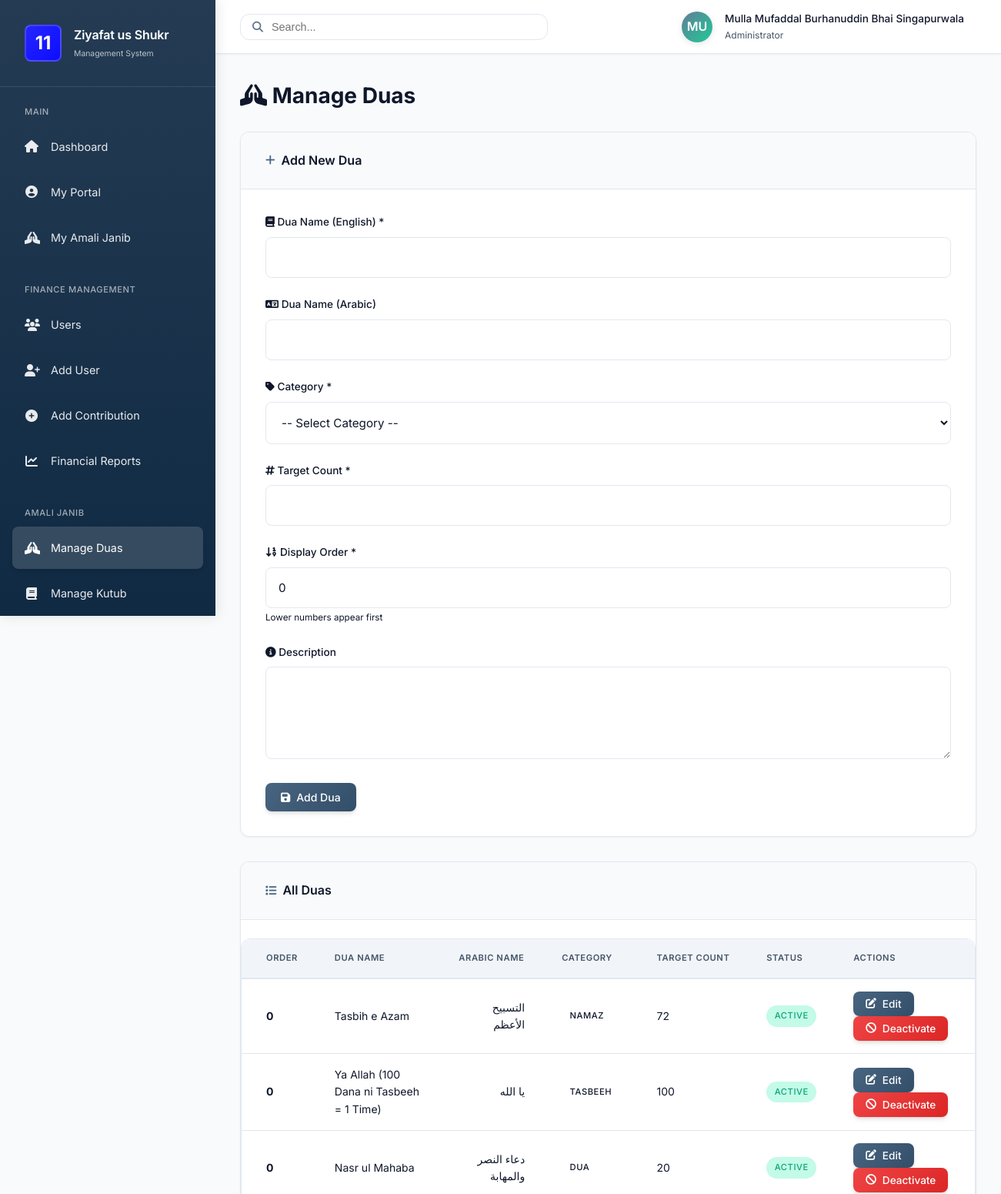
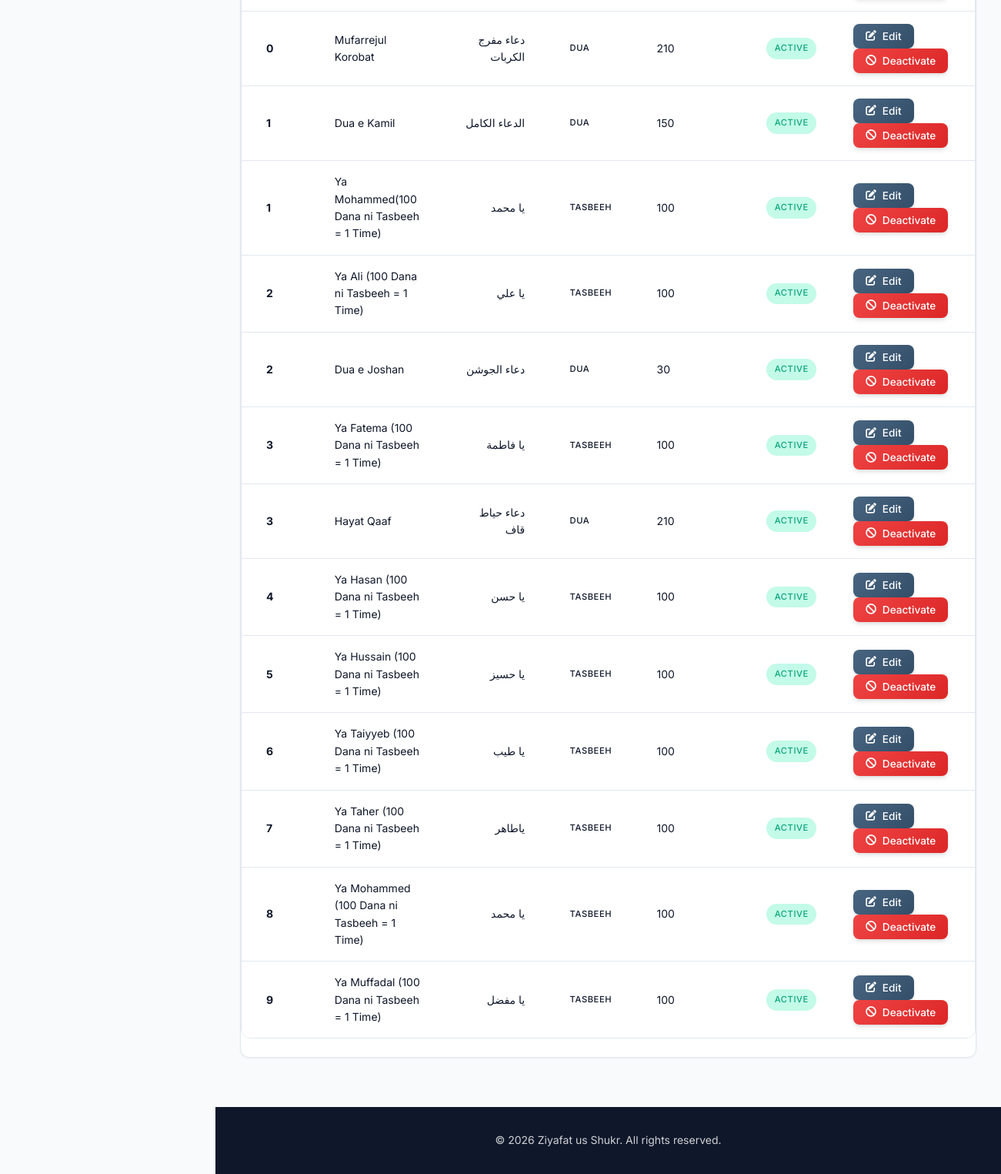
The app's page /admin/manage_duas.php (signed in) with its own data (2 pictures, top to bottom).
### tables this page shows
CREATE TABLE `users` (
  `id` int(10) UNSIGNED NOT NULL,
  `its_number` varchar(50) NOT NULL,
  `tr_number` varchar(50) DEFAULT NULL,
  `category` enum('Surat','Marol','Karachi','Nairobi','Muntasib') DEFAULT NULL,
  `classification` enum('Talabat','Taalebaat','Muntasebeen','Muntasebaat') NOT NULL,
  `name` varchar(100) NOT NULL,
  `email` varchar(100) NOT NULL,
  `phone_number` varchar(20) DEFAULT NULL,
  `password` varchar(255) NOT NULL,
  `role` enum('user','admin') DEFAULT 'user',
  `admin_type` enum('super_admin','finance_admin','amali_coordinator','surat_amali_coordinator','marol_amali_coordinator','karachi_amali_coordinator','nairobi_amali_coordinator') DEFAULT NULL,
  `created_at` timestamp NOT NULL DEFAULT current_timestamp()
);

CREATE TABLE `duas_master` (
  `id` int(10) UNSIGNED NOT NULL,
  `dua_name` varchar(255) NOT NULL,
  `dua_name_arabic` varchar(255) DEFAULT NULL,
  `category` enum('dua','tasbeeh','namaz') DEFAULT 'dua',
  `target_count` int(11) NOT NULL DEFAULT 100,
  `description` text DEFAULT NULL,
  `is_active` tinyint(1) DEFAULT 1,
  `display_order` int(11) DEFAULT 0,
  `created_at` timestamp NOT NULL DEFAULT current_timestamp(),
  `updated_at` timestamp NOT NULL DEFAULT current_timestamp() ON UPDATE current_timestamp()
);

### includes/functions.php (called while the page is built, shortened)
<?php
function is_logged_in() {
    return isset($_SESSION['user_id']);
}
function is_admin() {
    return isset($_SESSION['role']) && $_SESSION['role'] === 'admin';
}
function is_super_admin() {
    return isset($_SESSION['role']) && $_SESSION['role'] === 'admin'
           && isset($_SESSION['admin_type']) && $_SESSION['admin_type'] === 'super_admin';
}
function has_finance_access() {
    return is_super_admin() || is_finance_admin();
}
function has_amali_access() {
    return is_super_admin() || is_amali_coordinator() || is_category_amali_coordinator();
}
function get_user_by_id($conn, $user_id) {
    $sql = "SELECT * FROM users WHERE id = ?";
    $stmt = $conn->prepare($sql);
    $stmt->bind_param("i", $user_id);
    $stmt->execute();
    $result = $stmt->get_result();
    return $result->fetch_assoc();
}
?>

### admin/manage_duas.php (the view, shortened to what this page needs)
<?php
require_once '../config/database.php';
require_once '../includes/functions.php';
$css_path = '../assets/css/';
$sql = "SELECT * FROM duas_master ORDER BY display_order, id";
$duas = $conn->query($sql);
require_once '../includes/header.php';
?>
<div class="container">
    <h1 class="mb-3"><i class="fas fa-hands-praying"></i> Manage Duas</h1>
    <div class="card">
        <div class="card-header">
            <h3><i class="fas fa-plus"></i> Add New Dua</h3>
        </div>
        <form method="POST" action="">
            <div class="form-group">
                <label for="dua_name"><i class="fas fa-book"></i> Dua Name (English) *</label>
                <input type="text" id="dua_name" name="dua_name" class="form-control" required>
            </div>
            <div class="form-group">
                <label for="dua_name_arabic"><i class="fas fa-language"></i> Dua Name (Arabic)</label>
                <input type="text" id="dua_name_arabic" name="dua_name_arabic" class="form-control" dir="rtl">
            </div>
            <div class="form-group">
                <label for="category"><i class="fas fa-tag"></i> Category *</label>
                <select id="category" name="category" class="form-control" required>
                    <option value="">-- Select Category --</option>
                </select>
            </div>
            <div class="form-group">
                <label for="target_count"><i class="fas fa-hashtag"></i> Target Count *</label>
                <input type="number" id="target_count" name="target_count" class="form-control" min="1" required>
            </div>
            <div class="form-group">
                <label for="display_order"><i class="fas fa-sort-numeric-down"></i> Display Order *</label>
                <input type="number" id="display_order" name="display_order" class="form-control" min="0" value="0" required>
                <small class="form-text text-muted">Lower numbers appear first</small>
            </div>
            <div class="form-group">
                <label for="description"><i class="fas fa-info-circle"></i> Description</label>
                <textarea id="description" name="description" class="form-control" rows="3"></textarea>
            </div>
            <button type="submit" class="btn btn-primary">
                <i class="fas fa-save"></i> Add Dua
            </button>
        </form>
    </div>
    <div class="card">
        <div class="card-header">
            <h3><i class="fas fa-list"></i> All Duas</h3>
        </div>
        <div class="table-container">
            <?php if ($duas->num_rows > 0): ?>
                <table>
                    <thead>
                        <tr>
                            <th>Order</th>
                            <th>Dua Name</th>
                            <th>Arabic Name</th>
                            <th>Category</th>
                            <th>Target Count</th>
                            <th>Status</th>
                            <th>Actions</th>
                        </tr>
                    </thead>
                    <tbody>
                        <?php while ($dua = $duas->fetch_assoc()): ?>
                            <tr>
                                <td><strong><?php echo $dua['display_order']; ?></strong></td>
                                <td><?php echo htmlspecialchars($dua['dua_name']); ?></td>
                                <td dir="rtl"><?php echo htmlspecialchars($dua['dua_name_arabic']); ?></td>
                                <td><span class="badge badge-info"><?php echo ucfirst(htmlspecialchars($dua['category'])); ?></span></td>
                                <td><?php echo $dua['target_count']; ?></td>
                                <td>
                                    <?php if ($dua['is_active']): ?>
                                        <span class="badge badge-success">Active</span>
                                    <?php else: ?>
                                        <span class="badge badge-danger">Inactive</span>
                                    <?php endif; ?>
                                </td>
                                <td>
                                    <button onclick="editDua(<?php echo htmlspecialchars(json_encode($dua)); ?>)" class="btn btn-sm btn-primary">
                                        <i class="fas fa-edit"></i> Edit
                                    </button>
                                    <?php if ($dua['is_active']): ?>
                                        <form method="POST" style="display:inline;" onsubmit="return confirm('Deactivate this dua?');">
                                            <button type="submit" class="btn btn-sm btn-danger">
                                                <i class="fas fa-ban"></i> Deactivate
                                            </button>
                                        </form>
                                    <?php endif; ?>
                                </td>
                            </tr>
                        <?php endwhile; ?>
                    </tbody>
                </table>
            <?php else: ?>
                <p class="text-center">No duas found.</p>
            <?php endif; ?>
        </div>
    </div>
</div>
<?php require_once '../includes/footer.php'; ?>

### includes/header.php (shortened to what this page needs)
<?php
require_once __DIR__ . '/functions.php';
?>
<!DOCTYPE html>
<html lang="en">
<head>
    <link rel="stylesheet" href="<?php echo isset($css_path) ? $css_path : '../assets/css/'; ?>style.css">
    <link rel="stylesheet" href="https://cdnjs.cloudflare.com/ajax/libs/font-awesome/6.4.0/css/all.min.css">
</head>
<body>
    <?php if (is_logged_in()): ?>
        <div class="app-layout">
            <aside class="sidebar" id="sidebar">
                <div class="sidebar-header">
                    <div class="sidebar-brand">
                        <div class="sidebar-brand-logo" style="width: 48px; height: 48px; display: flex; align-items: center; justify-content: center; font-size: 24px; font-weight: bold; background-color: BLUE; color: white; border-radius: 8px;">
                            11
                        </div>
                        <div class="sidebar-brand-text">
                            <h2>Ziyafat us Shukr</h2>
                            <p>Management System</p>
                        </div>
                    </div>
                </div>
                <nav class="sidebar-nav">
                    <?php if (is_admin()): ?>
                        <div class="nav-section">
                            <div class="nav-section-title">Main</div>
                            <div class="nav-item">
                                <a href="../admin/index.php" class="nav-link <?php echo basename($_SERVER['PHP_SELF']) == 'index.php' && strpos($_SERVER['PHP_SELF'], 'admin') !== false ? 'active' : ''; ?>">
                                    <i class="fas fa-home"></i>
                                    <span>Dashboard</span>
                                </a>
                            </div>
                            <div class="nav-item">
                                <a href="../user/index.php" class="nav-link <?php echo strpos($_SERVER['PHP_SELF'], 'user/index.php') !== false ? 'active' : ''; ?>">
                                    <i class="fas fa-user-circle"></i>
                                    <span>My Portal</span>
                                </a>
                            </div>
                            <div class="nav-item">
                                <a href="../user/amali_janib.php" class="nav-link <?php echo strpos($_SERVER['PHP_SELF'], 'user/amali_janib.php') !== false || strpos($_SERVER['PHP_SELF'], 'user/quran_tracking.php') !== false || strpos($_SERVER['PHP_SELF'], 'user/dua_tracking.php') !== false || strpos($_SERVER['PHP_SELF'], 'user/book_transcription.php') !== false ? 'active' : ''; ?>">
                                    <i class="fas fa-hands-praying"></i>
                                    <span>My Amali Janib</span>
                                </a>
                            </div>
                        </div>
                        <?php if (has_finance_access()): ?>
                            <div class="nav-section">
                                <div class="nav-section-title">Finance Management</div>
                                <div class="nav-item">
                                    <a href="../admin/view_users.php" class="nav-link <?php echo basename($_SERVER['PHP_SELF']) == 'view_users.php' ? 'active' : ''; ?>">
                                        <i class="fas fa-users"></i>
                                        <span>Users</span>
                                    </a>
                                </div>
                                <div class="nav-item">
                                    <a href="../admin/add_user.php" class="nav-link <?php echo basename($_SERVER['PHP_SELF']) == 'add_user.php' ? 'active' : ''; ?>">
                                        <i class="fas fa-user-plus"></i>
                                        <span>Add User</span>
                                    </a>
                                </div>
                                <div class="nav-item">
                                    <a href="../admin/add_contribution.php" class="nav-link <?php echo basename($_SERVER['PHP_SELF']) == 'add_contribution.php' ? 'active' : ''; ?>">
                                        <i class="fas fa-plus-circle"></i>
                                        <span>Add Contribution</span>
                                    </a>
                                </div>
                                <div class="nav-item">
                                    <a href="../admin/reports.php" class="nav-link <?php echo basename($_SERVER['PHP_SELF']) == 'reports.php' ? 'active' : ''; ?>">
                                        <i class="fas fa-chart-line"></i>
                                        <span>Financial Reports</span>
                                    </a>
                                </div>
                            </div>
                        <?php endif; ?>
                        <?php if (has_amali_access()): ?>
                            <div class="nav-section">
                                <div class="nav-section-title">Amali Janib</div>
                                <div class="nav-item">
                                    <a href="../admin/manage_duas.php" class="nav-link <?php echo basename($_SERVER['PHP_SELF']) == 'manage_duas.php' ? 'active' : ''; ?>">
                                        <i class="fas fa-hands-praying"></i>
                                        <span>Manage Duas</span>
                                    </a>
                                </div>
                                <div class="nav-item">
                                    <a href="../admin/manage_books.php" class="nav-link <?php echo basename($_SERVER['PHP_SELF']) == 'manage_books.php' ? 'active' : ''; ?>">
                                        <i class="fas fa-book"></i>
                                        <span>Manage Kutub</span>
                                    </a>
                                </div>
                            </div>
                        <?php endif; ?>
                    <?php endif; ?>
                </nav>
            </aside>
            <div class="main-wrapper">
                <header class="topbar">
                    <div class="topbar-left">
                        <div class="topbar-search">
                            <i class="fas fa-search"></i>
                            <input type="text" placeholder="Search...">
                        </div>
                    </div>
                    <div class="topbar-right">
                        <div class="topbar-user">
                            <div class="user-avatar">
                                <?php
                                $logged_in_user = get_user_by_id($GLOBALS['conn'], $_SESSION['user_id']);
                                echo strtoupper(substr($logged_in_user['name'], 0, 2));
                                ?>
                            </div>
                            <div class="user-info">
                                <h4><?php echo htmlspecialchars($logged_in_user['name']); ?></h4>
                                <p><?php echo is_admin() ? 'Administrator' : 'User'; ?></p>
                            </div>
                        </div>
                    </div>
                </header>
                <main class="main-content">
                <?php else: ?>
                <?php endif; ?>

### records on screen
users: name "MU", name "Mulla Mufaddal Burhanuddin Bhai Singapurwala"
duas_master: display_order "0", dua_name "Tasbih e Azam", dua_name_arabic "التسبيح الأعظم", category "NAMAZ", target_count "72", is_active "ACTIVE"
duas_master: display_order "0", dua_name "Ya Allah (100 Dana ni Tasbeeh = 1 Time)", dua_name_arabic "يا الله", category "TASBEEH", target_count "100", is_active "ACTIVE"
duas_master: display_order "0", dua_name "Nasr ul Mahaba", dua_name_arabic "دعاء النصر والمهابة", category "DUA", target_count "20", is_active "ACTIVE"
duas_master: display_order "0", dua_name "Mufarrejul Korobat", dua_name_arabic "دعاء مفرج الكربات", category "DUA", target_count "210", is_active "ACTIVE"
duas_master: display_order "1", dua_name "Dua e Kamil", dua_name_arabic "الدعاء الكامل", category "DUA", target_count "150", is_active "ACTIVE"
duas_master: display_order "1", dua_name "Ya Mohammed(100 Dana ni Tasbeeh = 1 Time)", dua_name_arabic "يا محمد", category "TASBEEH", target_count "100", is_active "ACTIVE"
duas_master: display_order "2", dua_name "Ya Ali (100 Dana ni Tasbeeh = 1 Time)", dua_name_arabic "يا علي", category "TASBEEH", target_count "100", is_active "ACTIVE"
duas_master: display_order "2", dua_name "Dua e Joshan", dua_name_arabic "دعاء الجوشن", category "DUA", target_count "30", is_active "ACTIVE"
duas_master: display_order "3", dua_name "Ya Fatema (100 Dana ni Tasbeeh = 1 Time)", dua_name_arabic "يا فاطمة", category "TASBEEH", target_count "100", is_active "ACTIVE"
duas_master: display_order "3", dua_name "Hayat Qaaf", dua_name_arabic "دعاء حياط قاف", category "DUA", target_count "210", is_active "ACTIVE"
duas_master: display_order "4", dua_name "Ya Hasan (100 Dana ni Tasbeeh = 1 Time)", dua_name_arabic "يا حسن", category "TASBEEH", target_count "100", is_active "ACTIVE"
duas_master: display_order "5", dua_name "Ya Hussain (100 Dana ni Tasbeeh = 1 Time)", dua_name_arabic "يا حسيز", category "TASBEEH", target_count "100", is_active "ACTIVE"
duas_master: display_order "6", dua_name "Ya Taiyyeb (100 Dana ni Tasbeeh = 1 Time)", dua_name_arabic "يا طيب", category "TASBEEH", target_count "100", is_active "ACTIVE"
duas_master: display_order "7", dua_name "Ya Taher (100 Dana ni Tasbeeh = 1 Time)", dua_name_arabic "ياطاهر", category "TASBEEH", target_count "100", is_active "ACTIVE"
duas_master: display_order "8", dua_name "Ya Mohammed (100 Dana ni Tasbeeh = 1 Time)", dua_name_arabic "يا محمد", category "TASBEEH", target_count "100", is_active "ACTIVE"
duas_master: display_order "9", dua_name "Ya Muffadal (100 Dana ni Tasbeeh = 1 Time)", dua_name_arabic "يا مفضل", category "TASBEEH", target_count "100", is_active "ACTIVE"
